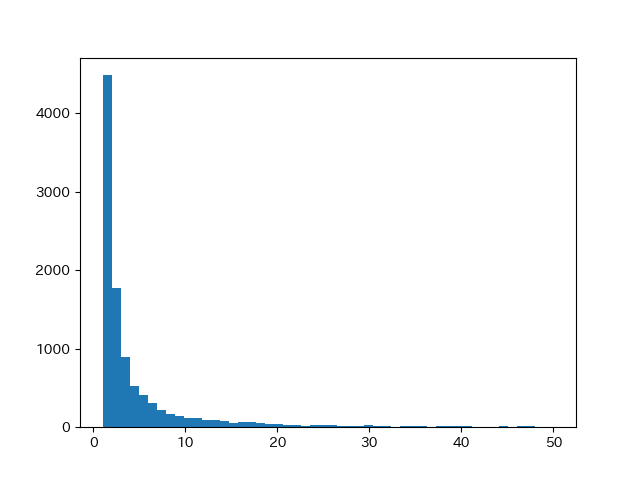

Write Python code to recreate this figure.
# 単語の出現頻度のヒストグラムを描け．
# ただし，横軸は出現頻度を表し，1から単語の出現頻度の最大値までの線形目盛とする．
# 縦軸はx軸で示される出現頻度となった単語の異なり数（種類数）である．

import os
import json
import collections
import matplotlib
import matplotlib.pyplot as plt
import japanize_matplotlib
from functools import reduce

with open(os.path.dirname(__file__) + "/30answer.txt", mode="r") as f:
    sentenses = json.loads(f.read())


def flatten(xs):
    return reduce(lambda a, b: a + b, xs)


def get_base(x):
    return x["base"] if x["pos"] != "補助記号" else None


words = filter(None, map(get_base, flatten(sentenses)))
c = collections.Counter(words)

matplotlib.use('Agg')
plt.hist(c.values(), 50, range=(1, 50))
plt.savefig(os.path.dirname(__file__) + "/38.png")
